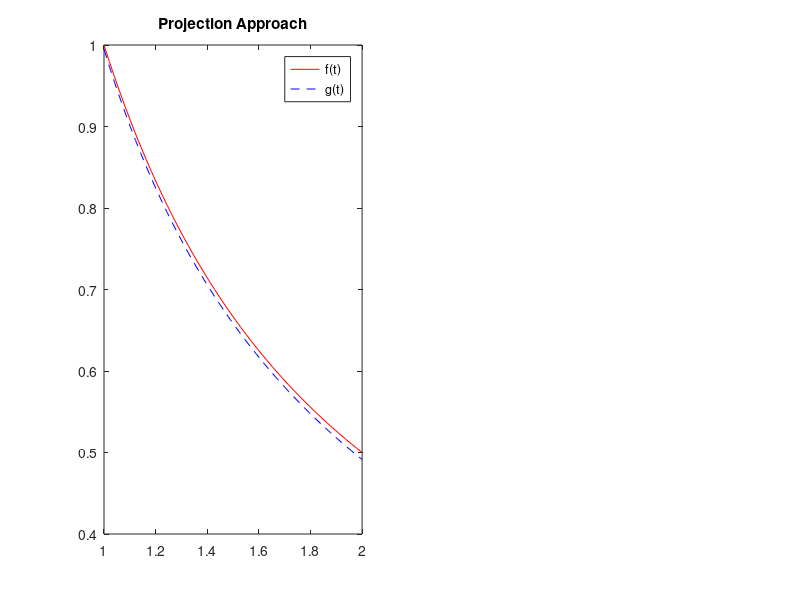

Write the MATLAB code that produced this figure. (Note: this script raises an error after producing the figure.)
%%%%%%%%%%%%%%%%%%%%%%%%%%%
% Spring 2018 Math 8610 w/ Xue
%   Homework 2
%
% Problem
%   7 - Trefethen 11.2
%
% Function Dependencies
%   None
%
% Notes
%   Quite a terrible script.  But it got the job done.
%
% Author
%   Trevor Squires
%%%%%%%%%%%%%%%%%%%%%%%%%%%

clear
clc
close all;

interval = [1,2];
n = 50;
t = linspace(interval(1),interval(2),n);
f = @(x) 1./x;

u1 = @(x) sin(x);
u2 = @(x) exp(x);
u3 = @(x) Gamma(x);

v1Norm = sqrt(integral(@(x) sin(x).^2,interval(1),interval(2)));
v1 = @(x) u1/v1Norm;

v2Coeff1 = integral(@(x) exp(x).*sin(x)/v1Norm,interval(1),interval(2))/v1Norm;

v2 = @(x) exp(x) - v2Coeff1*sin(x);
v2Norm = sqrt(integral(@(x)(exp(x) - v2Coeff1*sin(x)).^2,interval(1),interval(2)));

v3Coeff1 = integral(@(x) gamma(x).*sin(x)/v1Norm^2,interval(1),interval(2));
v3Coeff2 = integral(@(x) gamma(x).*(exp(x)-v2Coeff1.*sin(x))/v2Norm^2,interval(1),interval(2));
v3Norm = sqrt(integral(@(x) (gamma(x) - v3Coeff1*sin(x) - v3Coeff2*(exp(x) - v2Coeff1*sin(x))).^2,interval(1),interval(2)));

%% Form approximation
Coeff1 = integral(@(x) 1./x .* sin(x),interval(1),interval(2))/v1Norm^2;
Coeff2 = integral(@(x) 1./x .* (exp(x) - v2Coeff1*sin(x)),interval(1),interval(2))/v2Norm^2;
Coeff3 = integral(@(x) 1./x .* (gamma(x) - v3Coeff1*sin(x) - v3Coeff2*(exp(x) - v2Coeff1*sin(x))),interval(1),interval(2))/v3Norm^2;

g = @(x) Coeff1*sin(x)/v1Norm + Coeff2*(exp(x) - v2Coeff1*sin(x)) + Coeff3*(gamma(x) - v3Coeff1*sin(x) - v3Coeff2*(exp(x) + v2Coeff1*sin(x)));
ft = f(t);
gt = g(t);

subplot(1,2,1);
plot(t,ft,'r-') 
hold on
plot(t,gt,'b--')
legend ('f(t)','g(t)')
title('Projection Approach')



%% Alternative Approach through least squares solve
clear

syms x
g{1} = exp(x);
g{2} = gamma(x);
g{3} = sin(x);
f = @(x) 1./x;

AtA = zeros(3);
AtB = zeros(3,1);
for i = 1:3
    for j = 1:3
        AtA(i,j) = vpa(int(g{i}*g{j},[1,2]));
    end
    AtB(i) = vpa(int(g{i}*f,[1,2]));
end

c = AtA\AtB;
t = linspace(1,2,100);
p = @(x) exp(x)*c(1) + gamma(x)*c(2) + sin(x)*c(3);

subplot(1,2,2);
plot(t,feval(f,t),'r-')
hold on
plot(t,feval(p,t),'b--')
legend ('f(t)','g(t)')
title('LSQ Approach')



%% Not working approach
% clear
% clc
% close all;
% 
% f = @(x) 1./x;
% t = linspace(1,2,200);
% 
% ft = f(t)';
% A = [sin(t)' exp(t)' gamma(t)'];
% 
% x = A\ft;
% p = @(x) x(1)*sin(x) + x(2)*exp(x) + x(3)*gamma(x);
% pt = p(t);
% 
% plot(t,ft,'r-')
% hold on
% plot(t,pt,'b--')
% 
